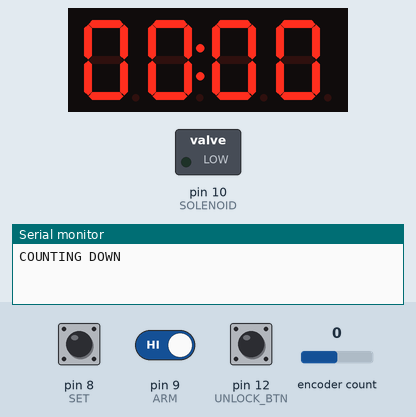
This sketch was run on a simulated Arduino Uno, built with avr-gcc and run on an emulated ATmega328P. Parts: 4-digit seven-segment display, switched loads named in the sketch (green lamp = pin HIGH), the last lines printed to the serial monitor. Dashed ring = blinking. The test bench sets the inputs (shaded band); at power-on: pin 12 (UNLOCK_BTN) HIGH, pin 8 (SET) HIGH, pin 9 (ARM) HIGH, encoder count 0.

Above: at 0.1 s.
1.3 s: pin 12 (UNLOCK_BTN) pulled LOW for 3.2 s
At 2.6 s:
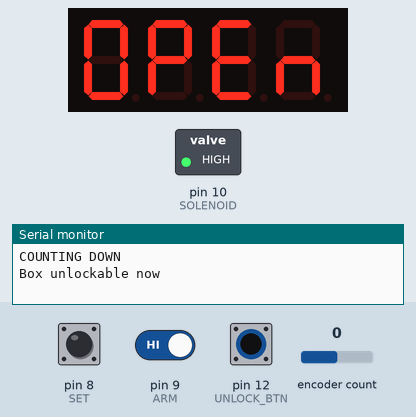
6.9 s: pin 8 (SET) pulled LOW for 0.15 s
At 6.99 s:
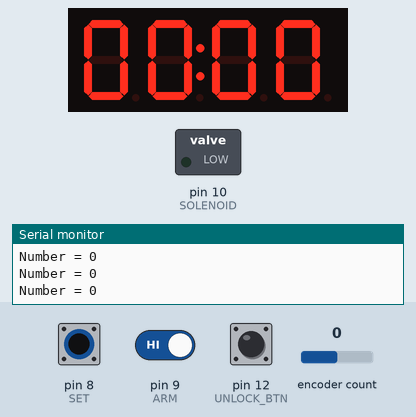
8.5 s: pin 12 (UNLOCK_BTN) pulled LOW for 0.15 s
At 9.9 s:
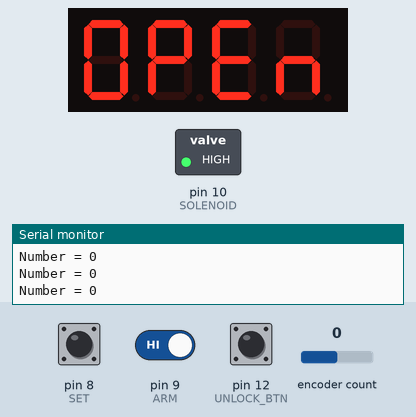
11.6 s: pin 12 (UNLOCK_BTN) pulled LOW for 1 s
At 14.6 s:
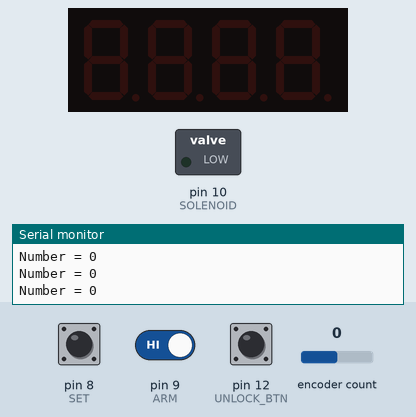
15.1 s: pin 8 (SET) driven LOW and pin 9 (ARM) driven LOW
At 16.4 s:
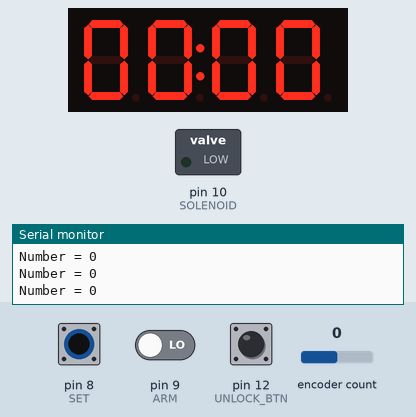
18.1 s: encoder count set to 1
At 19.4 s:
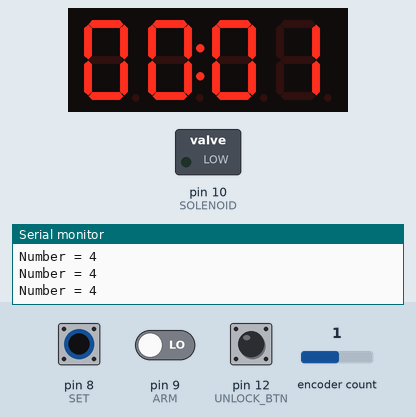
Timing chart, 0 to 20.6 s (numbered marks = the images above; inputs shaded):
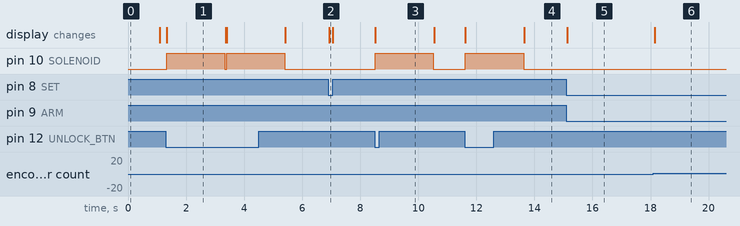

Measured:
- after the input at 1.3 s, pin 10 (SOLENOID): alternates HIGH for 2.0 s and LOW for 0.06 s, starting at once; the display: changes at once (image 1)
- after the input at 6.9 s, the display: changes at once (image 2)
- after the input at 8.5 s, pin 10 (SOLENOID): LOW → HIGH at once, → LOW 2.0 s later; the display: changes at once (image 3)
- after the input at 11.6 s, pin 10 (SOLENOID): LOW → HIGH at once, → LOW 2.0 s later; the display: first changes at once (image 4 shows a later state)
- after the input at 15.1 s, the display: changes at once (image 5)
- after the input at 18.1 s, the display: changes after 0.05 s (image 6)
- what the display in image 1 shows lasts 2.1 s, from 1.3 s to 3.4 s

The sketch:

TimeDelayLockbox.ino
```cpp
// (licence header left out)
//Libraries to include
#include <Arduino.h>
#include <TM1637Display.h>
#include <Encoder.h>

//State machine
#define COUNTING_DOWN 0
#define SET_CLOCK 1
#define BOX_UNLOCKED 2
uint8_t device_state;

// Switch pins for your setting your box's state. Put the middle pin on the negative rail
#define SET 8
#define ARM 9

// Display module connection pins (Digital Pins)
#define CLK 5
#define DIO 6

//The word "OPEn" in something the display can understand... for that special moment when you may finally open your box
const uint8_t OPEN[] = {
  SEG_A | SEG_B | SEG_C | SEG_D | SEG_E | SEG_F,   // O
  SEG_A | SEG_B | SEG_E | SEG_F | SEG_G,           // P
  SEG_A | SEG_D | SEG_E | SEG_F | SEG_G,           // E
  SEG_C | SEG_E | SEG_G                            // n
  };

//Rotary encoder Push button (not used currently in this version), A and B
//#define ROT_BTN 2
#define ROTA 3
#define ROTB 4

//Lock mechanism
#define SOLENOID 10
#define UNLOCK_BTN 12

// Initialise the display
TM1637Display display(CLK, DIO);

// Initialise the rotary encoder
Encoder Rotary(ROTA, ROTB);


// Clock tracking
long seconds = 0;

// Rotary encoder
long posRotary = -999;
long newPosRotary;

// Display Variables
uint8_t displayValue = 0;

// This function unlocks the box when/if you can
void unlockBox(){
  display.setSegments(OPEN);
  digitalWrite(SOLENOID, HIGH);
  delay(2000);
  digitalWrite(SOLENOID, LOW);
  display.clear();
}

// Function to be called when beginning the countdown. Not used yet. supposed to blink out the value a few times
void beginCountdown(){
    display.setBrightness(0x0f);
    display.clear();
    delay(500);
    display.showNumberDecEx(displayValue, 64, true);
    delay(500);
    display.clear();
}


// Function to convert seconds into hours and minutes for the tube display
uint8_t secsToHourMin(long sec){
  int hours = sec / 3600;
  sec %= 3600;
  int mins = sec / 60;
  return displayValue = hours*100 + mins;
}

// Start up Arduino
void setup() {
  Serial.begin(9600);
  pinMode(SET, INPUT_PULLUP);
  pinMode(ARM, INPUT_PULLUP);
  pinMode(UNLOCK_BTN, INPUT_PULLUP);
  pinMode(SOLENOID, OUTPUT);
  digitalWrite(SOLENOID, LOW);

  display.setBrightness(0x0f);
  // Clear display of any text
  display.clear();
}

void loop() {
  // put your main code here, to run repeatedly:
  device_state;

  //uint8_t displayValue = seconds;
  uint8_t displayValue = secsToHourMin(seconds);

  //Switch to control states
  switch (device_state) {
    // State 0 - Counting down. When device is armed the clock starts to count down
    case COUNTING_DOWN:
      Serial.println("COUNTING DOWN");
      display.clear();
      if (seconds>0){
        seconds--;
        delay(1000);
      }
      // If device is not yet ready to unlock, it will display the current time left on the tube display
      while (digitalRead(UNLOCK_BTN) == LOW && seconds !=0) {
        display.showNumberDecEx(displayValue, 64, true);
      }
      // If the countdown timer reaches zero, it will switch to the unlockable state
      if (seconds == 0) {
        display.showNumberDecEx(0, 64, true);
        delay(1000);
        display.clear();
        Serial.println("Box unlockable now");
        device_state = BOX_UNLOCKED;
        break;
      }
      Serial.print("Seconds: ");
      Serial.println(seconds);
      break;

    // State 1 - Box Unlocked. In this state, the solenoid will be activated when you press the unlock button.
    case BOX_UNLOCKED:
      display.clear();
      break;

    // State 2 - Setting the clock. When the switch is set to this position, you may rotate the rotary encoder to adjust the duration that the box will be in countdown mode for.
    case SET_CLOCK:
      newPosRotary = Rotary.read();
      if (newPosRotary != posRotary) {
        posRotary = newPosRotary*15;
      }
      seconds = posRotary;

      // The display will show the time set while you set it
      display.showNumberDecEx(displayValue, 64, true);
      Serial.print("Number = ");
      Serial.println(newPosRotary);
      break;

    default:
      break;
  }

  // If you press the unlock button while the device isn't armed, the solenoid will activate. This means if you close the box while setting it, or if you put the switch in the neutral position, it will still unlock
  if (digitalRead(UNLOCK_BTN) == LOW && device_state != COUNTING_DOWN) {
    unlockBox();
  }

  // If the switch is in the set position, you activate the state in which you can set the clock
  if (digitalRead(SET) == LOW){
    device_state = SET_CLOCK;
  }

  // If the switch is set to the ARM position, you start the countdown. Once you close the box, you will not be able to unlock it until the countdown timer reaches zero.
  else if (digitalRead(ARM) == LOW && seconds != 0){
    device_state = COUNTING_DOWN;
  }

  // When in the switch is in the neutral position, the box is naturally unlockable
  else {
    device_state = BOX_UNLOCKED;
  }
}
```
